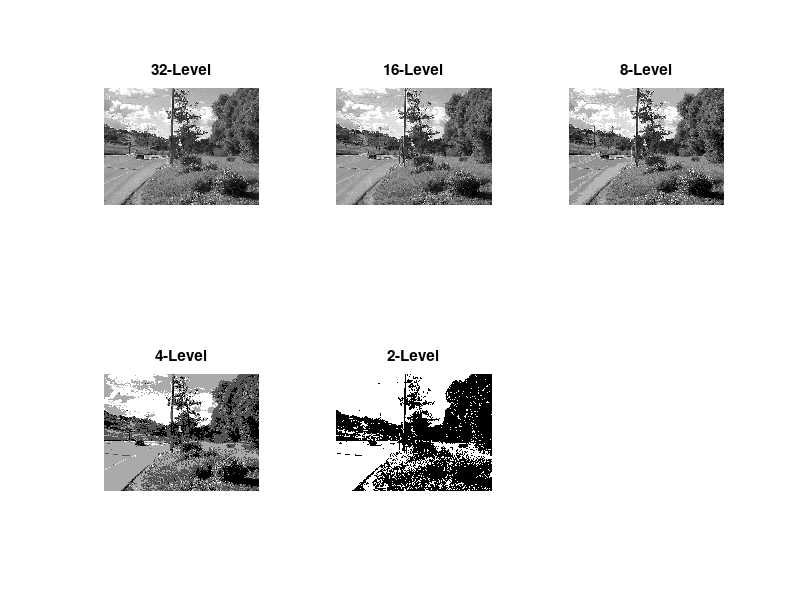

MATLAB code for this plot:
% Image dimensions
numRows = 435;
numCols = 580;

% Open the binary file for reading
fid = fopen('imgdrv.txt', 'rb');
I_8bit =  fread(fid,[numCols numRows])';
f2j = @(f,J) max(min(round(J*(f-1/(2*J))),J-1),0);
j2r = @(j,J) (j+1/2)/J;
figure
cnt = 0;
for J=[32 16 8 4 2]
I1 = j2r(I_8bit,256);
I2 = f2j(I1,J);
cnt = cnt+1;
subplot(2,3,cnt);
imshow(I2,[0 J-1])
title(sprintf('%d-Level',J))
end
